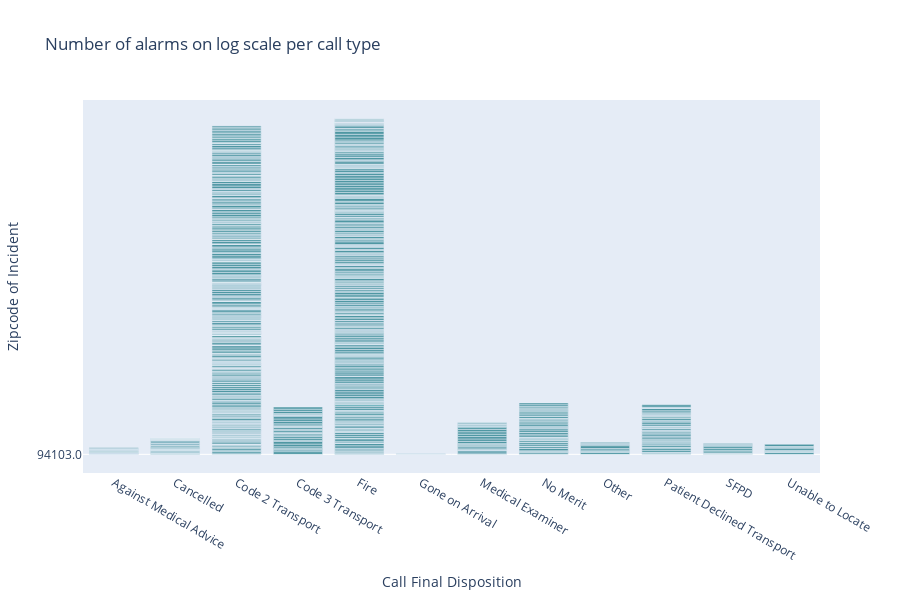

The code cell stored with this chart in its notebook:
### Code cell
fig=px.bar(disposition_zip_df.sort_values('Call Final Disposition'), y='Zipcode of Incident', x='Call Final Disposition', height=600, title='Number of alarms on log scale per call type')
fig.update_traces(marker_color='#4F97A3')
fig.show()

### Figure 1 — Plotly figure (JSON) as saved in the notebook; plotly's stock layout.template omitted (floating-point values rounded to 4 significant figures; data arrays with more than 128 entries replaced by an {"elided": "..."} marker saying what was removed)
{"data": [{"alignmentgroup": "True", "hovertemplate": "Call Final Disposition=%{x}<br>Zipcode of Incident=%{y}<extra></extra>", "legendgroup": "", "marker": {"color": "#4F97A3", "pattern": {"shape": ""}}, "name": "", "offsetgroup": "", "orientation": "v", "showlegend": false, "textposition": "auto", "type": "bar", "x": {"elided": "1000 str values"}, "xaxis": "x", "y": {"elided": "1000 str values"}, "yaxis": "y"}], "layout": {"barmode": "relative", "height": 600, "legend": {"tracegroupgap": 0}, "title": {"text": "Number of alarms on log scale per call type"}, "xaxis": {"anchor": "y", "domain": [0, 1], "title": {"text": "Call Final Disposition"}}, "yaxis": {"anchor": "x", "domain": [0, 1], "title": {"text": "Zipcode of Incident"}}}}
